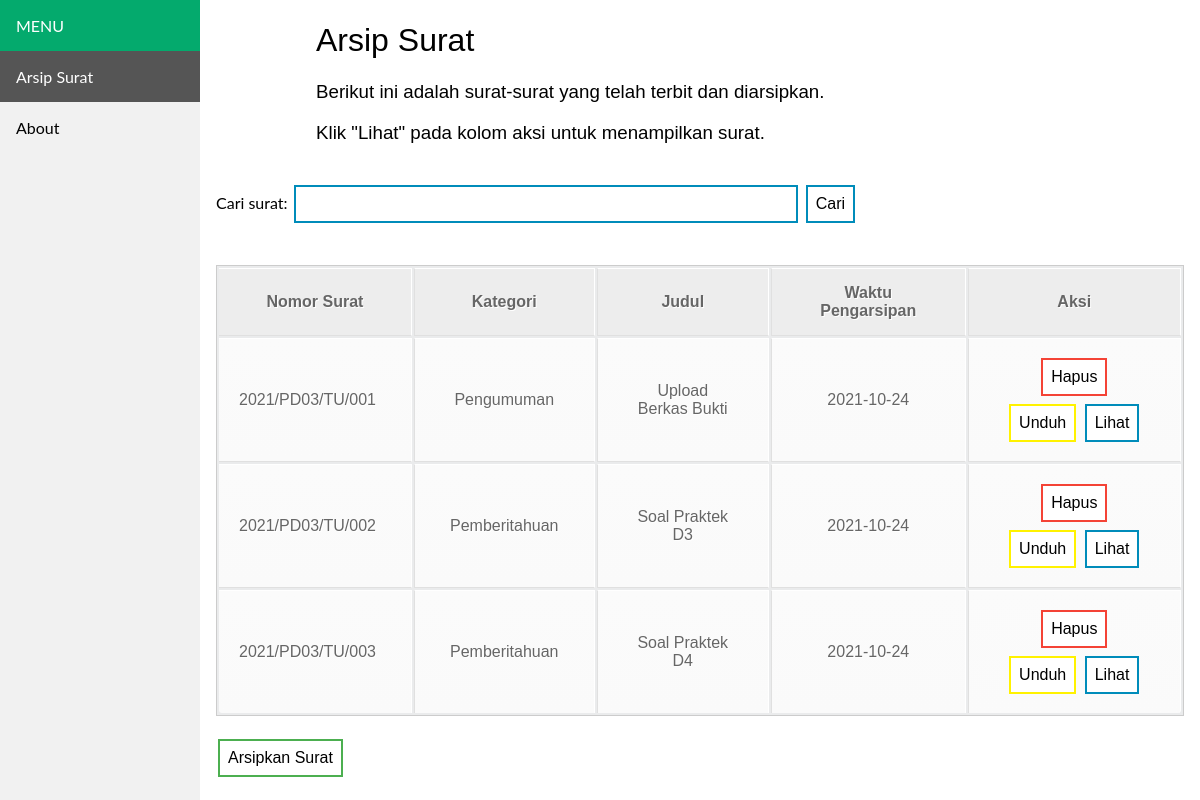
The page / on the database its author committed.
### tables this page shows
CREATE TABLE `arsip` (
  `id` int(11) NOT NULL,
  `nomor` varchar(50) NOT NULL,
  `kategori` varchar(50) NOT NULL,
  `judul` varchar(255) NOT NULL,
  `tgl_arsip` date NOT NULL,
  `pdf` varchar(255) NOT NULL
);

### index.php (the view, shortened to what this page needs)
<!DOCTYPE html>
<html>
<head>
<link rel="stylesheet" type="text/css" href="style.css">
</head>
<body>
<div class="sidebar">
  <div class="block">MENU</div>
  <a class="active" href="index.php">Arsip Surat</a>
  <a href="about.php">About</a>
</div>
<div class="content">
    <h1>Arsip Surat</h1>
    <h3>Berikut ini adalah surat-surat yang telah terbit dan diarsipkan.</h3>
    <h3>Klik "Lihat" pada kolom aksi untuk menampilkan surat.</h3>
	<br/>
	<form method="GET" action="index.php">
		<label>Cari surat: </label>
		<input class="search" type="text" name="kata_cari" value="<?php if(isset($_GET['kata_cari'])) { echo $_GET['kata_cari']; } ?>"  />
		<button class="button button2" type="submit">Cari</button>
	</form>
	<br/>
	<br/>
	<table class="new">
		<tr>
			<th>Nomor Surat</th>
			<th>Kategori</th>
			<th>Judul</th>
			<th>Waktu Pengarsipan</th>
			<th>Aksi</th>
		</tr>
		<?php
		include 'koneksi.php';
				if(isset($_GET['kata_cari'])) {
					$kata_cari = $_GET['kata_cari'];
                    $data = mysqli_query($koneksi,"SELECT * FROM arsip WHERE nomor like '%".$kata_cari."%' OR kategori like '%".$kata_cari."%' OR judul like '%".$kata_cari."%' OR tgl_arsip like '%".$kata_cari."%'");
				} else {
					$data = mysqli_query($koneksi,"select * from arsip");
				}
		while($d = mysqli_fetch_array($data)){
			?>
			<tr>
				<td><?php echo $d['nomor']; ?></td>
				<td><?php echo $d['kategori']; ?></td>
				<td><?php echo $d['judul']; ?></td>
                <td><?php echo $d['tgl_arsip']; ?></td>
				<td>
					<a href="delete_method.php?id=<?php echo $d['id']; ?>" onclick="return confirm('Yakin ingin menghapusnya?')"><button class="button button3">Hapus</button></a>
                    <a href="filepdf/<?php echo $d['pdf']; ?>"><button class="button button6">Unduh</button></a>
                    <a href="show.php?id=<?php echo $d['id']; ?>"><button class="button button2">Lihat</button></a>
				</td>
			</tr>
			<?php
		}
		?>
	</table>
    <br>
    <a href="create.php"><button class="button button1">Arsipkan Surat</button></a>
</div>
</body>
</html>

### style.css (style rules this page uses)
body { margin: 0; font-family: "Lato", sans-serif; }
.sidebar { margin: 0; padding: 0; width: 200px; background-color: #f1f1f1; position: fixed; height: 100%; overflow: auto; }
.sidebar a { display: block; color: black; padding: 16px; text-decoration: none; }
.sidebar a.active { background-color: #555; color: white; }
div.block { background-color: #04AA6D; color: white; display: block; padding: 16px; text-decoration: none; }
div.content { margin-left: 200px; padding: 1px 16px; }
h1 { padding-left: 100px; font-family: sans-serif; font-weight: 100; }
h3 { padding-left: 100px; font-family: sans-serif; font-weight: 50; }
table.new { font-family: Arial, Helvetica, sans-serif; color: #666; text-shadow: 1px 1px 0px #fff; background: #eaebec; border: #ccc 1px solid; }
table.new th { padding: 15px 35px; border-left:1px solid #e0e0e0; border-bottom: 1px solid #e0e0e0; background: #ededed; }
table.new th:first-child { border-left:none; }
table.new tr { text-align: center; padding-left: 20px; }
table.new td:first-child { text-align: left; padding-left: 20px; border-left: 0; }
table.new td { padding: 15px 35px; border-top: 1px solid #ffffff; border-bottom: 1px solid #e0e0e0; border-left: 1px solid #e0e0e0; background: #fafafa; background: -webkit-gradient(linear, left top, left bottom, from(#fbfbfb), to(#fafafa)); background: -moz-linear-gradient(top, #fbfbfb, #fafafa); }
table.new tr:last-child td { border-bottom: 0; }
table.new tr:last-child td:first-child { -moz-border-radius-bottomleft: 3px; -webkit-border-bottom-left-radius: 3px; border-bottom-left-radius: 3px; }
table.new tr:last-child td:last-child { -moz-border-radius-bottomright: 3px; -webkit-border-bottom-right-radius: 3px; border-bottom-right-radius: 3px; }
table.none, th, td { border: 1px solid white; }
.button { background-color: #4CAF50; border: none; color: white; padding: 8px 8px; text-align: center; text-decoration: none; display: inline-block; font-size: 16px; margin: 4px 2px; transition-duration: 0.4s; cursor: pointer; }
.button1 { background-color: white; color: black; border: 2px solid #4CAF50; }
.button2 { background-color: white; color: black; border: 2px solid #008CBA; }
.button3 { background-color: white; color: black; border: 2px solid #f44336; }
.button6 { background-color: white; color: black; border: 2px solid #fff200; }
input.search { border: 2px solid #008CBA; padding: 8px 8px; font-size: 16px; margin: 4px 2px; width: 50%; }

### rows shown on the page
arsip: nomor "2021/PD03/TU/001", kategori "Pengumuman", judul "Upload Berkas Bukti", tgl_arsip "2021-10-24"
arsip: nomor "2021/PD03/TU/002", kategori "Pemberitahuan", judul "Soal Praktek D3", tgl_arsip "2021-10-24"
arsip: nomor "2021/PD03/TU/003", kategori "Pemberitahuan", judul "Soal Praktek D4", tgl_arsip "2021-10-24"
